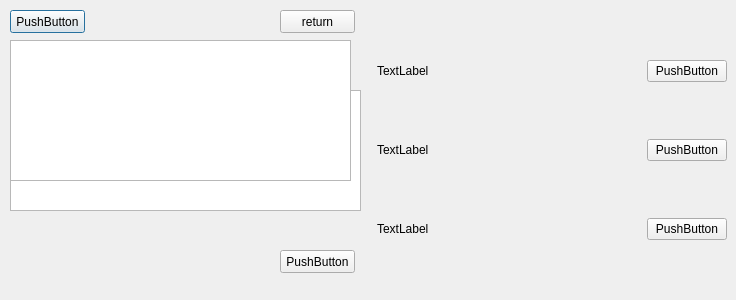
<?xml version="1.0" encoding="UTF-8"?>
<ui version="4.0">
 <class>talkDialog</class>
 <widget class="QDialog" name="talkDialog">
  <property name="geometry">
   <rect>
    <x>0</x>
    <y>0</y>
    <width>736</width>
    <height>300</height>
   </rect>
  </property>
  <property name="windowTitle">
   <string>Dialog</string>
  </property>
  <layout class="QHBoxLayout" name="horizontalLayout" stretch="1,1">
   <property name="spacing">
    <number>0</number>
   </property>
   <property name="leftMargin">
    <number>0</number>
   </property>
   <property name="topMargin">
    <number>0</number>
   </property>
   <property name="rightMargin">
    <number>0</number>
   </property>
   <property name="bottomMargin">
    <number>0</number>
   </property>
   <item>
    <widget class="QWidget" name="widget" native="true">
     <widget class="QPushButton" name="hestoryBtn">
      <property name="geometry">
       <rect>
        <x>10</x>
        <y>10</y>
        <width>75</width>
        <height>23</height>
       </rect>
      </property>
      <property name="text">
       <string>PushButton</string>
      </property>
     </widget>
     <widget class="QPushButton" name="closeBtn">
      <property name="geometry">
       <rect>
        <x>280</x>
        <y>10</y>
        <width>75</width>
        <height>23</height>
       </rect>
      </property>
      <property name="text">
       <string>return</string>
      </property>
     </widget>
     <widget class="QTextEdit" name="textContent">
      <property name="geometry">
       <rect>
        <x>10</x>
        <y>90</y>
        <width>351</width>
        <height>121</height>
       </rect>
      </property>
     </widget>
     <widget class="QPushButton" name="nextBtn">
      <property name="geometry">
       <rect>
        <x>280</x>
        <y>250</y>
        <width>75</width>
        <height>23</height>
       </rect>
      </property>
      <property name="text">
       <string>PushButton</string>
      </property>
     </widget>
     <widget class="QTextEdit" name="textName">
      <property name="geometry">
       <rect>
        <x>10</x>
        <y>50</y>
        <width>71</width>
        <height>31</height>
       </rect>
      </property>
     </widget>
     <widget class="QListWidget" name="listWidget">
      <property name="geometry">
       <rect>
        <x>10</x>
        <y>40</y>
        <width>341</width>
        <height>141</height>
       </rect>
      </property>
     </widget>
    </widget>
   </item>
   <item>
    <widget class="QWidget" name="widgetChoose" native="true">
     <layout class="QVBoxLayout" name="verticalLayout">
      <item>
       <layout class="QHBoxLayout" name="horizontalLayout_2" stretch="1,0">
        <item>
         <widget class="QLabel" name="textLabel1">
          <property name="text">
           <string>TextLabel</string>
          </property>
         </widget>
        </item>
        <item>
         <widget class="QPushButton" name="optionBtn">
          <property name="text">
           <string>PushButton</string>
          </property>
         </widget>
        </item>
       </layout>
      </item>
      <item>
       <layout class="QHBoxLayout" name="horizontalLayout_3" stretch="1,0">
        <item>
         <widget class="QLabel" name="textLabel2">
          <property name="text">
           <string>TextLabel</string>
          </property>
         </widget>
        </item>
        <item>
         <widget class="QPushButton" name="optionBtn2">
          <property name="text">
           <string>PushButton</string>
          </property>
         </widget>
        </item>
       </layout>
      </item>
      <item>
       <layout class="QHBoxLayout" name="horizontalLayout_4" stretch="1,0">
        <item>
         <widget class="QLabel" name="textLabel3">
          <property name="text">
           <string>TextLabel</string>
          </property>
         </widget>
        </item>
        <item>
         <widget class="QPushButton" name="optionBtn3">
          <property name="text">
           <string>PushButton</string>
          </property>
         </widget>
        </item>
       </layout>
      </item>
     </layout>
    </widget>
   </item>
  </layout>
 </widget>
 <resources/>
 <connections/>
</ui>
